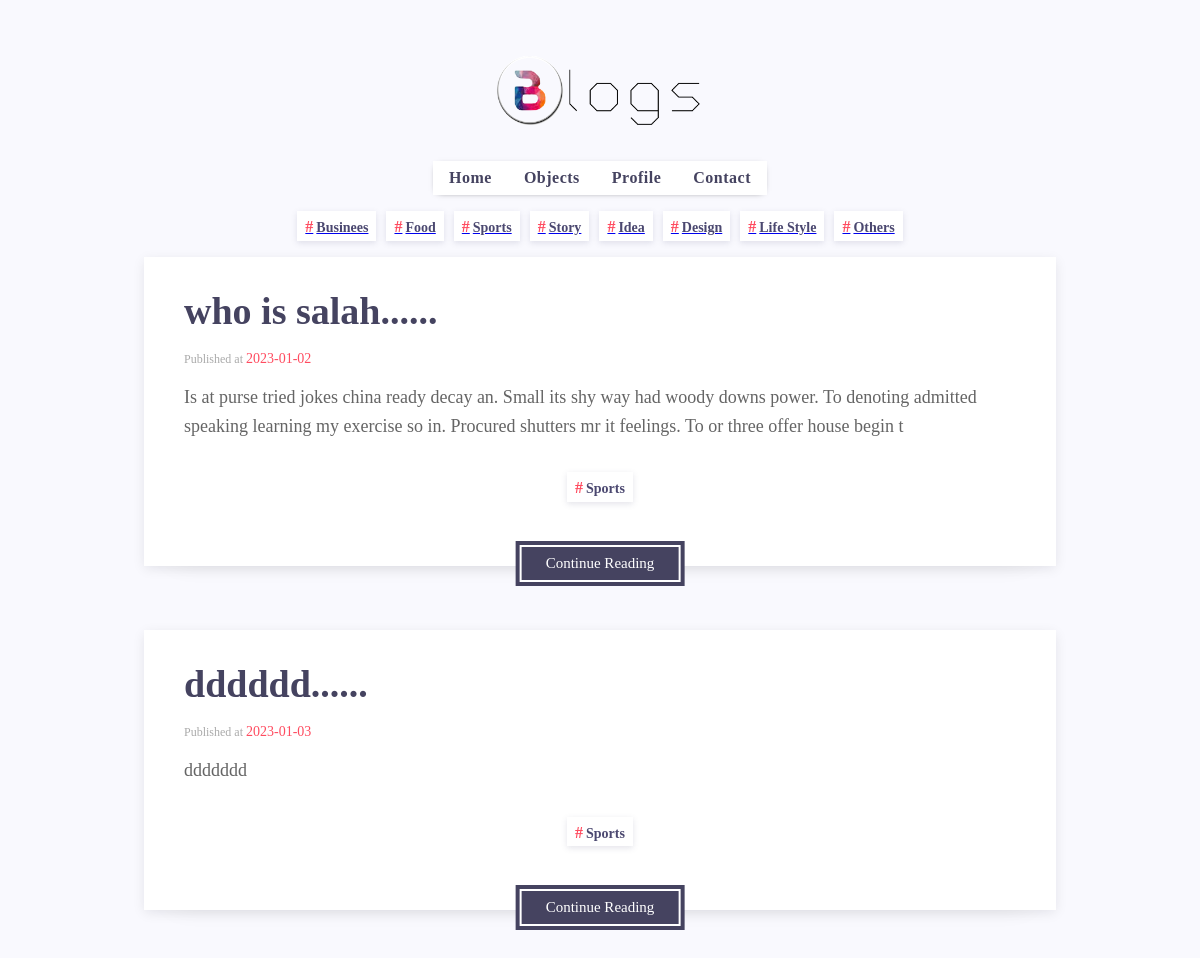
The page /object.php?object=Sports on the database its author committed.
### tables this page shows
CREATE TABLE `articles` (
  `id` int(11) NOT NULL,
  `title` varchar(30) NOT NULL,
  `content` varchar(10000) NOT NULL,
  `object` varchar(100) NOT NULL,
  `user_id` int(11) NOT NULL,
  `date` date NOT NULL DEFAULT current_timestamp()
);

### object.php (the view, shortened to what this page needs)
<!DOCTYPE html>
<html lang="en">
  <head>
    <link rel="stylesheet" href="CSS/normalize.css" />
    <link rel="stylesheet" href="CSS/style.css" />
    <link rel="stylesheet" href="css/all.min.css" />
  </head>
  <body class="home-page">
    <header>
      <div class="logo">
        <img src="images/logo.blogs.png" alt="" />
      </div>
      <nav class="navbar">
        <ul>
          <li><a href="index.php">Home</a></li>
          <li><a href="object.php">Objects</a></li>
          <li><a href="profile.php">Profile</a></li>
          <li><a href="contact.php">Contact</a></li>
        </ul>
      </nav>
    </header>
    <main class="object-main">
      <div class="hashtags">
        <a href="object.php?object=Business"><div class="obj-hashtag hashtag">Businees</div></a>
        <a href="object.php?object=Food"><div class="obj-hashtag hashtag">Food</div></a>
        <a href="object.php?object=Sports"><div class="obj-hashtag hashtag">Sports</div></a>
        <a href="object.php?object=Story"><div class="obj-hashtag hashtag">Story</div></a>
        <a href="object.php?object=Idea"><div class="obj-hashtag hashtag">Idea</div></a>
        <a href="object.php?object=Design"><div class="obj-hashtag hashtag">Design</div></a>
        <a href="object.php?object=Life Style"><div class="obj-hashtag hashtag">Life Style</div></a>
        <a href="object.php?object=Others"><div class="obj-hashtag hashtag">Others</div></a>
      </div>
      <?php
if (isset($_GET['object'])){
  $object = $_GET['object'];
  include 'php/db.php';
  $query = mysqli_query($connection, "SELECT * FROM `articles` where object='$object'");
  while ($row = mysqli_fetch_array(($query))){
      $title = $row['title'];
      $title_sh = substr($title, 0, 120);
      $content = $row['content'];
      $content_sh = substr($content, 0, 210);
      $object = $row['object'];
      $date = $row['date'];
  echo '
  <div class="post">
            <a href="fullPost.php?id='.$row['id'].'"
              ><h2 class="post-header">'.$title_sh.'......</h2></a
            >
            <p class="post-date">
              Published at <span class="post-author">'.$date.'</span>
            </p>
            <p class="post-text">
              '.$content_sh.'
            </p>
            <div class="hashtags">
              <div class="hashtag">'.$object.'</div>
            </div>
            <a href="fullPost.php?id='.$row['id'].'"><button class="continue-btn">Continue Reading</button></a>
          </div>';
  }
  }
?>
    </main>
  </body>
</html>

### Css/style.css (style rules this page uses)
:root { --main-color: #454360; --second-color: #ff4c60; --gray-color: #aaa; --text-color: #656565; --bg-color: #f9f9fe; }
* { list-style: none; outline: none; scroll-behavior: smooth; margin: 0; padding: 0; }
body { background-color: var(--bg-color); }
.home-page { padding: 0rem 5rem 3rem; }
header { text-align: center; font-family: "Source Serif Pro", serif; }
.logo img { width: 300px; margin-bottom: -20px; margin-top: 25px; }
.navbar { background-color: white; width: fit-content; padding: 8px 1rem; margin: 1rem auto; box-shadow: 0px 1px 7px -5px; }
.navbar ul { display: flex; gap: 2rem; }
.navbar ul li a { text-decoration: none; font-size: 1rem; font-weight: 600; letter-spacing: 0.5px; color: var(--main-color); transition: color 0.17s ease; }
.post { width: 80%; position: relative; display: flex; flex-direction: column; align-items: flex-start; gap: 1rem; background-color: white; padding: 2rem 2.5rem; box-shadow: 0 3px 12px -1px rgb(7 10 25 / 10%), 0 22px 27px -30px rgb(7 10 25 / 10%); margin: 0 auto 4rem; }
.post a { text-decoration: none; }
.post-header { font-size: 38px; font-weight: 700; line-height: 1.2; letter-spacing: 0px; text-decoration: none; margin: 0; transition: 0.2s; color: var(--main-color); cursor: pointer; width: fit-content; }
.post-date { color: var(--gray-color); font-size: 12px; }
.post-date span { color: var(--second-color); font-size: 14px; font-weight: 500; }
.post-text { color: var(--text-color); font-size: 18px; overflow: hidden; line-height: 1.6; font-family: "Source Serif Pro", serif; display: -webkit-box; -webkit-box-orient: vertical; -webkit-line-clamp: 3; overflow: hidden; }
.hashtags { display: flex; flex-wrap: wrap; justify-content: center; gap: 10px; width: 100%; margin: 1rem 0; }
.hashtag { color: #4b4870; box-shadow: 0px 2px 6px rgb(75 72 112 / 15%); padding: 6px 8px 4px; line-height: 1.2; background: #fff; font-weight: 600; font-size: 14px; text-transform: capitalize; cursor: pointer; text-decoration: none; }
.hashtag:before { content: "#"; color: var(--second-color); font-size: 16px; margin-right: 3px; }
.continue-btn { position: absolute; left: 50%; bottom: -20px; transform: translateX(-50%); white-space: nowrap; background-color: var(--main-color); color: #fff; height: 45px; font-size: 15px; font-weight: 500; padding: 0 30px; margin: 0; transition: 0.17s ease; border: none; }
.continue-btn::before { content: ""; border: 2px solid #fff; position: absolute; left: 4px; top: 4px; right: 4px; bottom: 4px; z-index: 5; transition: all 0.2s ease; }

### rows shown on the page
articles: title "who is salah", date "2023-01-02", content "Is at purse tried jokes china ready decay an. Small its shy way had woody downs power. To denoting admitted speaking learning my exercise so in. Procured shutters mr it feelings. To or three offer house begin t", object "Sports"
articles: title "dddddd", date "2023-01-03", content "ddddddd", object "Sports"
